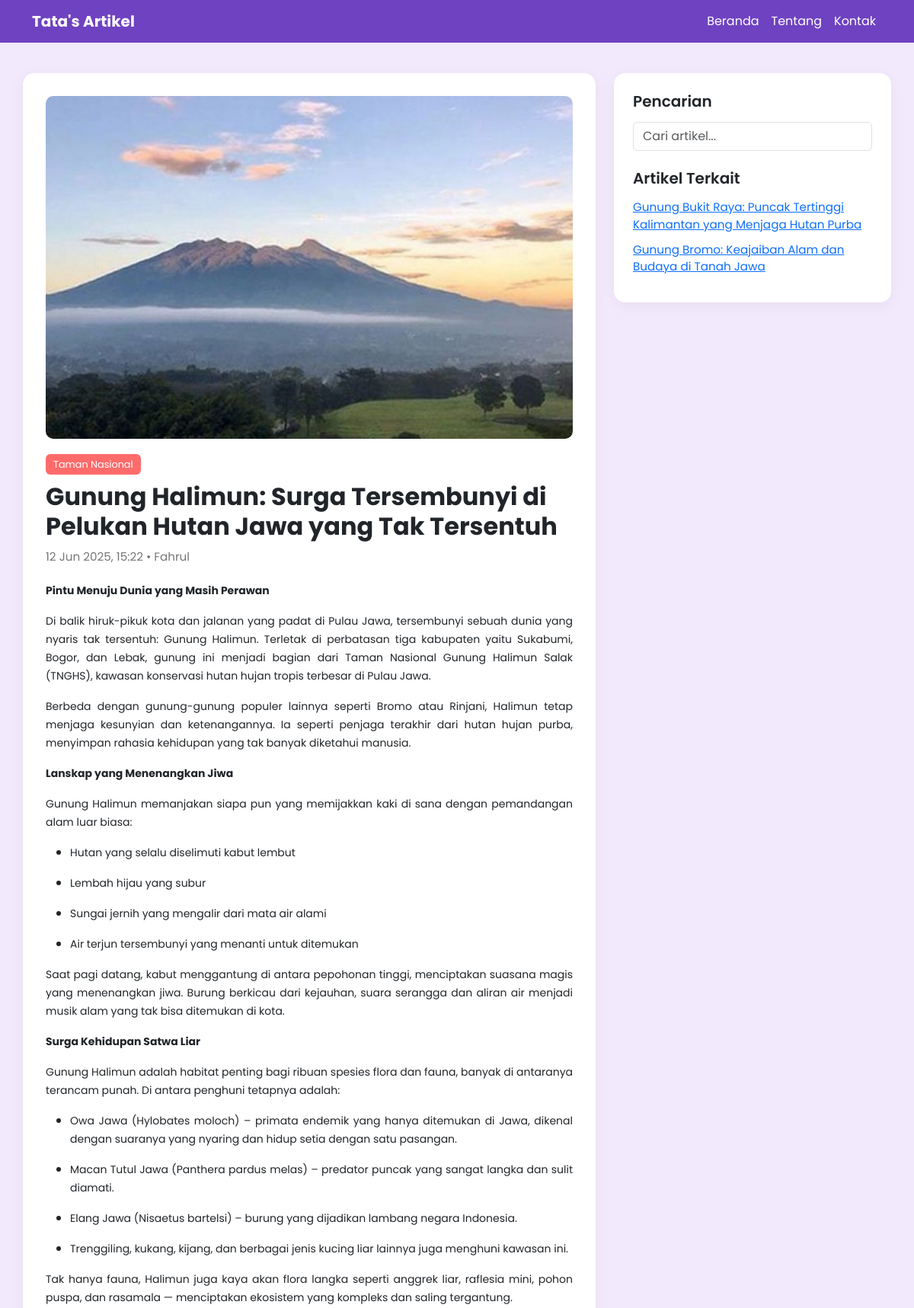
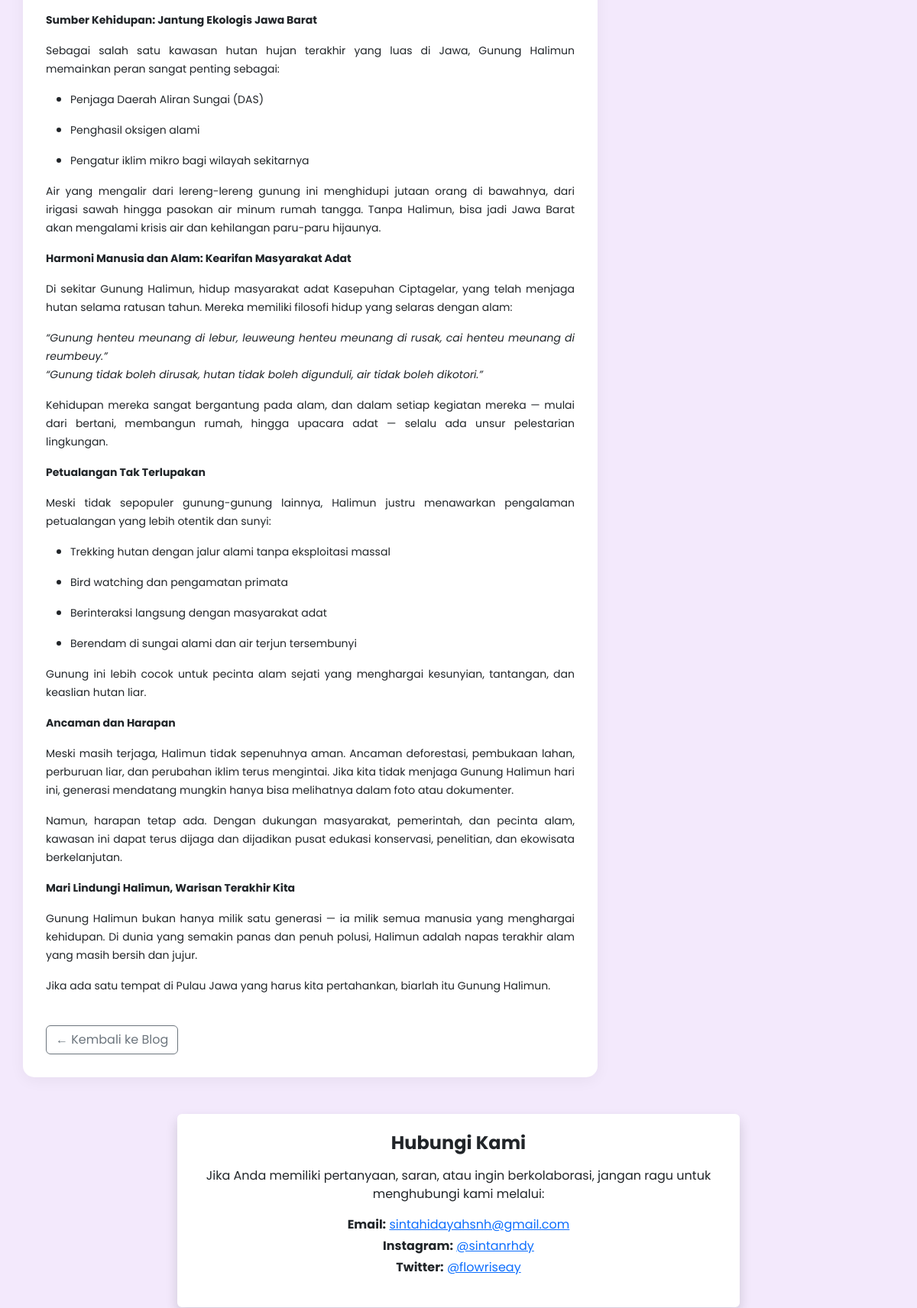
/artikel-detail.php?id=4 (upper part), run on the app's committed database (2 pictures, top to bottom).
### tables this page shows
CREATE TABLE `article` (
  `id` int(11) NOT NULL,
  `date` varchar(20) NOT NULL,
  `title` varchar(255) NOT NULL,
  `content` text NOT NULL,
  `picture` varchar(255) DEFAULT NULL
);

CREATE TABLE `category` (
  `id` int(11) NOT NULL,
  `name` varchar(100) NOT NULL,
  `description` text DEFAULT NULL
);

CREATE TABLE `author` (
  `id` int(11) NOT NULL,
  `nickname` varchar(100) NOT NULL,
  `email` varchar(150) NOT NULL,
  `password` varchar(8) NOT NULL
);

### artikel-detail.php (the view, shortened to what this page needs)
<?php
$conn = new mysqli("localhost", "root", "", "db_artikel");
$id = isset($_GET['id']) ? intval($_GET['id']) : 0;
$sql = "
  SELECT a.id, a.title, a.date, a.content, a.picture,
         c.id AS category_id,
         c.name AS category_name,
         au.nickname AS author_name
  FROM article a
  LEFT JOIN article_category ac ON a.id = ac.article_id
  LEFT JOIN category c ON ac.category_id = c.id
  LEFT JOIN article_author aa ON a.id = aa.article_id
  LEFT JOIN author au ON aa.author_id = au.id
  WHERE a.id = $id
  LIMIT 1";
$result = $conn->query($sql);
$article = $result->fetch_assoc();
$related = [];
if ($article) {
  $category_id = intval($article['category_id']);
  $related = $conn->query("
    SELECT a.id, a.title
    FROM article a
    LEFT JOIN article_category ac ON a.id = ac.article_id
    WHERE ac.category_id = $category_id AND a.id != $id
    ORDER BY RAND() LIMIT 5
  ");
}
?>
<!DOCTYPE html>
<html lang="id">
<head>
  <link href="https://cdn.jsdelivr.net/npm/bootstrap@5.3.2/dist/css/bootstrap.min.css" rel="stylesheet">
</head>
<body>
<nav class="navbar navbar-expand-lg">
  <div class="container">
    <a class="navbar-brand fw-bold" href="blog.php">Tata's Artikel</a>
    <div class="collapse navbar-collapse" id="navbarNav">
      <ul class="navbar-nav ms-auto">
        <li class="nav-item"><a class="nav-link" href="blog.php">Beranda</a></li>
        <li class="nav-item"><a class="nav-link" href="#tentang">Tentang</a></li>
        <li class="nav-item"><a class="nav-link" href="#kontak">Kontak</a></li>
      </ul>
    </div>
  </div>
</nav>
<div class="container content-container">
  <div class="row g-4">
    <div class="col-lg-8">
      <?php if ($article): ?>
        <div class="article-detail">
          <?php if ($article['picture'] && file_exists("img/" . $article['picture'])): ?>
            <img src="img/<?= $article['picture'] ?>" class="article-img" alt="<?= htmlspecialchars($article['title']) ?>">
          <?php endif; ?>
          <div class="article-category">
            <a href="kategori-detail.php?id=<?= $article['category_id'] ?>" style="color: white; text-decoration: none;">
            <?= htmlspecialchars($article['category_name']) ?>
            </a>
          </div>
          <h1 class="article-title"><?= htmlspecialchars($article['title']) ?></h1>
          <div class="article-meta">
           <?= date('d M Y, H:i', strtotime($article['date'])) ?> • <?= htmlspecialchars($article['author_name']) ?>
          </div>
          <div class="article-content">
            <?= $article['content']; ?>
          </div>
          <a href="blog.php" class="btn btn-outline-secondary mt-4">&larr; Kembali ke Blog</a>
        </div>
      <?php else: ?>
        <div class="alert alert-warning">Artikel tidak ditemukan.</div>
      <?php endif; ?>
    </div>
    <div class="col-lg-4">
      <div class="sidebar">
        <h5>Pencarian</h5>
        <form action="blog.php" method="get" class="mb-4">
          <input type="text" name="search" class="form-control" placeholder="Cari artikel...">
        </form>
        <h5>Artikel Terkait</h5>
        <?php if ($related && $related->num_rows > 0): ?>
          <?php while ($r = $related->fetch_assoc()): ?>
            <div class="related-title">
              <a href="artikel-detail.php?id=<?= $r['id'] ?>">
                <?= htmlspecialchars($r['title']) ?>
              </a>
            </div>
          <?php endwhile; ?>
        <?php else: ?>
          <p class="text-muted">Tidak ada artikel terkait.</p>
        <?php endif; ?>
      </div>
    </div>
    <div class="container-fluid py-5" id="kontak">
      <div class="container">
        <div class="row">
          <div class="col-lg-8 mx-auto">
            <div class="sidebar-box text-center p-4 bg-white rounded shadow">
              <h4 class="fw-bold mb-3">Hubungi Kami</h4>
              <p>Jika Anda memiliki pertanyaan, saran, atau ingin berkolaborasi, jangan ragu untuk menghubungi kami melalui:</p>
              <p class="mb-1">
                <strong>Email:</strong>
                <a href="mailto:sintahidayahsnh@gmail.com" class="text-primary text-decoration-underline">sintahidayahsnh@gmail.com</a>
              </p>
              <p class="mb-1">
                <strong>Instagram:</strong>
                <a href="https://instagram.com/sintanrhdy" target="_blank" class="text-primary text-decoration-underline">@sintanrhdy</a>
              </p>
              <p>
                <strong>Twitter:</strong>
                <a href="https://twitter.com/flowriseay" target="_blank" class="text-primary text-decoration-underline">@flowriseay</a>
              </p>
            </div>
          </div>
        </div>
      </div>
    </div>
  </div>
</div>
</body>
</html>

### artikel-detail.php (style rules this page uses)
body { font-family: 'Poppins', sans-serif; background-color: #f3e9fc; }
.navbar { background-color: #6f42c1; }
.navbar-brand, .nav-link { color: white !important; }
.content-container { padding: 40px 0; }
.article-detail { background: white; padding: 30px; border-radius: 15px; box-shadow: 0 4px 20px rgba(0, 0, 0, 0.05); }
.article-img { width: 100%; height: 450px; object-fit: cover; border-radius: 10px; margin-bottom: 20px; }
.article-title { font-size: 2rem; font-weight: 700; margin-bottom: 10px; }
.article-meta { font-size: 0.95rem; color: #777; margin-bottom: 20px; }
.sidebar { background: white; padding: 25px; border-radius: 15px; box-shadow: 0 4px 20px rgba(0, 0, 0, 0.05); }
.sidebar h5 { font-weight: 600; margin-bottom: 15px; }
.related-title { font-size: 0.95rem; margin-bottom: 10px; }
.article-category { background-color: #ff6b6b; color: white; font-size: 0.8rem; padding: 4px 10px; border-radius: 6px; display: inline-block; margin-bottom: 10px; }

### data on the page
article: picture (picture), category.name "Taman Nasional", title "Gunung Halimun: Surga Tersembunyi di Pelukan Hutan Jawa yang Tak Tersentuh", date "12 Jun 2025, 15:22", author.nickname "Fahrul", content "Pintu Menuju Dunia yang Masih Perawan Di balik hiruk-pikuk kota dan jalanan yang padat di Pulau Jawa, tersembunyi sebuah dunia yang nyaris tak tersentuh: Gunung Halimun. Terletak di perbatasan tiga kabupaten yaitu Sukabumi, Bogor, dan Lebak, gunung ini menjadi bagian dari Taman Nasional Gunung Halimun Salak (TNGHS), kawasan konservasi hutan hujan tropis terbesar di Pulau Jawa. Berbeda dengan gunung-gunung populer lainnya seperti Bromo atau Rinjani, Halimun tetap menjaga kesunyian dan ketenangannya. Ia seperti penjaga terakhir dari hutan hujan purba, menyimpan rahasia kehidupan yang tak banyak diketahui manusia. Lanskap yang Menenangkan Jiwa Gunung Halimun memanjakan siapa pun yang…"
article: title "Gunung Bukit Raya: Puncak Tertinggi Kalimantan yang Menjaga Hutan Purba"
article: title "Gunung Bromo: Keajaiban Alam dan Budaya di Tanah Jawa"
